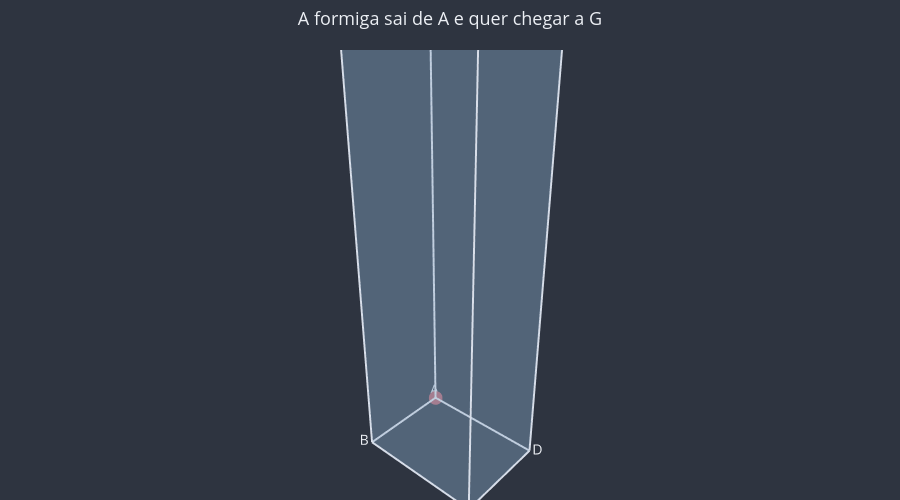

The code cell stored with this chart in its notebook:
### Code cell
# Figura de apoio do exercício 8: a caixa 3 × 4 × 12, com os cantos A e G.
caixa = u3d.vertices_do_paralelepipedo(3, 4, 12)
fig = u3d.criar_figura(titulo="A formiga sai de A e quer chegar a G")
fig = u3d.desenhar_poliedro(
    fig, *u3d.paralelepipedo_retangulo(3, 4, 12), opacidade=0.25, rotulos=list(caixa)
)
fig = u3d.desenhar_ponto(fig, caixa["A"], cor=u3d.CORES["destaque"], tamanho=8)
fig = u3d.desenhar_ponto(fig, caixa["G"], cor=u3d.CORES["destaque"], tamanho=8)
u3d.mostrar(fig)

### Figure 1 — Plotly figure (JSON) as saved in the notebook; plotly's stock layout.template omitted (floating-point values rounded to 4 significant figures)
{"data": [{"color": "#81A1C1", "hoverinfo": "skip", "i": [0, 0], "j": [1, 2], "k": [2, 3], "lighting": {"ambient": 1, "diffuse": 0, "fresnel": 0, "specular": 0}, "opacity": 0.25, "type": "mesh3d", "x": [0.0, 3.0, 3.0, 0.0], "y": [4.0, 4.0, 0.0, 0.0], "z": [0.0, 0.0, 0.0, 0.0]}, {"color": "#81A1C1", "hoverinfo": "skip", "i": [0, 0], "j": [1, 2], "k": [2, 3], "lighting": {"ambient": 1, "diffuse": 0, "fresnel": 0, "specular": 0}, "opacity": 0.25, "type": "mesh3d", "x": [0.0, 3.0, 3.0, 0.0], "y": [0.0, 0.0, 4.0, 4.0], "z": [12.0, 12.0, 12.0, 12.0]}, {"color": "#81A1C1", "hoverinfo": "skip", "i": [0, 0], "j": [1, 2], "k": [2, 3], "lighting": {"ambient": 1, "diffuse": 0, "fresnel": 0, "specular": 0}, "opacity": 0.25, "type": "mesh3d", "x": [0.0, 3.0, 3.0, 0.0], "y": [0.0, 0.0, 0.0, 0.0], "z": [0.0, 0.0, 12.0, 12.0]}, {"color": "#81A1C1", "hoverinfo": "skip", "i": [0, 0], "j": [1, 2], "k": [2, 3], "lighting": {"ambient": 1, "diffuse": 0, "fresnel": 0, "specular": 0}, "opacity": 0.25, "type": "mesh3d", "x": [3.0, 3.0, 3.0, 3.0], "y": [0.0, 4.0, 4.0, 0.0], "z": [0.0, 0.0, 12.0, 12.0]}, {"color": "#81A1C1", "hoverinfo": "skip", "i": [0, 0], "j": [1, 2], "k": [2, 3], "lighting": {"ambient": 1, "diffuse": 0, "fresnel": 0, "specular": 0}, "opacity": 0.25, "type": "mesh3d", "x": [3.0, 0.0, 0.0, 3.0], "y": [4.0, 4.0, 4.0, 4.0], "z": [0.0, 0.0, 12.0, 12.0]}, {"color": "#81A1C1", "hoverinfo": "skip", "i": [0, 0], "j": [1, 2], "k": [2, 3], "lighting": {"ambient": 1, "diffuse": 0, "fresnel": 0, "specular": 0}, "opacity": 0.25, "type": "mesh3d", "x": [0.0, 0.0, 0.0, 0.0], "y": [4.0, 0.0, 0.0, 4.0], "z": [0.0, 0.0, 12.0, 12.0]}, {"hoverinfo": "skip", "line": {"color": "#D8DEE9", "width": 4}, "mode": "lines", "type": "scatter3d", "x": [3, 0, null, 3, 3, null, 0, 3, null, 0, 0, null, 0, 3, null, 3, 3, null, 3, 0, null, 0, 0, null, 3, 3, null, 0, 0, null, 3, 3, null, 0, 0, null], "y": [4, 4, null, 0, 4, null, 0, 0, null, 0, 4, null, 0, 0, null, 0, 4, null, 4, 4, null, 0, 4, null, 0, 0, null, 0, 0, null, 4, 4, null, 4, 4, null], "z": [0, 0, null, 0, 0, null, 0, 0, null, 0, 0, null, 12, 12, null, 12, 12, null, 12, 12, null, 12, 12, null, 0, 12, null, 0, 12, null, 0, 12, null, 0, 12, null]}, {"hoverinfo": "skip", "mode": "text", "text": ["A"], "textfont": {"color": "#ECEFF4", "size": 14}, "type": "scatter3d", "x": [-0.18], "y": [-0.24], "z": [-0.72]}, {"hoverinfo": "skip", "mode": "text", "text": ["B"], "textfont": {"color": "#ECEFF4", "size": 14}, "type": "scatter3d", "x": [3.18], "y": [-0.24], "z": [-0.72]}, {"hoverinfo": "skip", "mode": "text", "text": ["C"], "textfont": {"color": "#ECEFF4", "size": 14}, "type": "scatter3d", "x": [3.18], "y": [4.24], "z": [-0.72]}, {"hoverinfo": "skip", "mode": "text", "text": ["D"], "textfont": {"color": "#ECEFF4", "size": 14}, "type": "scatter3d", "x": [-0.18], "y": [4.24], "z": [-0.72]}, {"hoverinfo": "skip", "mode": "text", "text": ["E"], "textfont": {"color": "#ECEFF4", "size": 14}, "type": "scatter3d", "x": [-0.18], "y": [-0.24], "z": [12.72]}, {"hoverinfo": "skip", "mode": "text", "text": ["F"], "textfont": {"color": "#ECEFF4", "size": 14}, "type": "scatter3d", "x": [3.18], "y": [-0.24], "z": [12.72]}, {"hoverinfo": "skip", "mode": "text", "text": ["G"], "textfont": {"color": "#ECEFF4", "size": 14}, "type": "scatter3d", "x": [3.18], "y": [4.24], "z": [12.72]}, {"hoverinfo": "skip", "mode": "text", "text": ["H"], "textfont": {"color": "#ECEFF4", "size": 14}, "type": "scatter3d", "x": [-0.18], "y": [4.24], "z": [12.72]}, {"hoverinfo": "skip", "marker": {"color": "#BF616A", "size": 8}, "mode": "markers", "textfont": {"color": "#BF616A", "size": 15}, "textposition": "top center", "type": "scatter3d", "x": [0], "y": [0], "z": [0]}, {"hoverinfo": "skip", "marker": {"color": "#BF616A", "size": 8}, "mode": "markers", "textfont": {"color": "#BF616A", "size": 15}, "textposition": "top center", "type": "scatter3d", "x": [3], "y": [4], "z": [12]}], "layout": {"font": {"color": "#ECEFF4", "size": 13}, "height": 500, "margin": {"b": 0, "l": 0, "r": 0, "t": 50}, "paper_bgcolor": "#2E3440", "plot_bgcolor": "#2E3440", "scene": {"aspectmode": "data", "bgcolor": "#2E3440", "camera": {"eye": {"x": 1.6, "y": 1.4, "z": 1}}, "xaxis": {"visible": false}, "yaxis": {"visible": false}, "zaxis": {"visible": false}}, "showlegend": false, "title": {"text": "A formiga sai de A e quer chegar a G", "x": 0.5}}}
